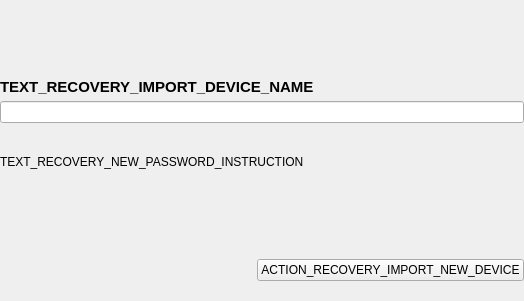
<?xml version="1.0" encoding="UTF-8"?>
<ui version="4.0">
 <class>DeviceRecoveryWidget</class>
 <widget class="QWidget" name="DeviceRecoveryWidget">
  <property name="geometry">
   <rect>
    <x>0</x>
    <y>0</y>
    <width>524</width>
    <height>301</height>
   </rect>
  </property>
  <property name="windowTitle">
   <string>Form</string>
  </property>
  <layout class="QVBoxLayout" name="verticalLayout">
   <property name="spacing">
    <number>20</number>
   </property>
   <property name="leftMargin">
    <number>0</number>
   </property>
   <property name="topMargin">
    <number>20</number>
   </property>
   <property name="rightMargin">
    <number>0</number>
   </property>
   <property name="bottomMargin">
    <number>20</number>
   </property>
   <item>
    <widget class="QLabel" name="label">
     <property name="text">
      <string></string>
     </property>
     <property name="wordWrap">
      <bool>true</bool>
     </property>
    </widget>
   </item>
   <item>
    <layout class="QVBoxLayout" name="verticalLayout_2">
     <property name="spacing">
      <number>5</number>
     </property>
     <item>
      <widget class="QLabel" name="label_2">
       <property name="font">
        <font>
         <pointsize>11</pointsize>
         <weight>75</weight>
         <bold>true</bold>
        </font>
       </property>
       <property name="text">
        <string>TEXT_RECOVERY_IMPORT_DEVICE_NAME</string>
       </property>
      </widget>
     </item>
     <item>
      <widget class="ValidatedLineEdit" name="line_edit_new_label"/>
     </item>
    </layout>
   </item>
   <item>
    <widget class="QLabel" name="label_3">
     <property name="text">
      <string>TEXT_RECOVERY_NEW_PASSWORD_INSTRUCTION</string>
     </property>
     <property name="wordWrap">
      <bool>true</bool>
     </property>
    </widget>
   </item>
   <item>
    <widget class="PasswordChoiceWidget" name="widget_new_password" native="true"/>
   </item>
   <item>
    <layout class="QHBoxLayout" name="horizontalLayout_2">
     <property name="leftMargin">
      <number>0</number>
     </property>
     <property name="rightMargin">
      <number>0</number>
     </property>
     <item>
      <spacer name="horizontalSpacer_3">
       <property name="orientation">
        <enum>Qt::Horizontal</enum>
       </property>
       <property name="sizeHint" stdset="0">
        <size>
         <width>40</width>
         <height>20</height>
        </size>
       </property>
      </spacer>
     </item>
     <item>
      <widget class="QPushButton" name="button_create_device">
       <property name="cursor">
        <cursorShape>PointingHandCursor</cursorShape>
       </property>
       <property name="text">
        <string>ACTION_RECOVERY_IMPORT_NEW_DEVICE</string>
       </property>
      </widget>
     </item>
    </layout>
   </item>
  </layout>
 </widget>
 <customwidgets>
  <customwidget>
   <class>PasswordChoiceWidget</class>
   <extends>QWidget</extends>
   <header>parsec.core.gui.password_validation</header>
   <container>1</container>
  </customwidget>
  <customwidget>
   <class>ValidatedLineEdit</class>
   <extends>QLineEdit</extends>
   <header>parsec.core.gui.input_widgets</header>
  </customwidget>
 </customwidgets>
 <resources/>
 <connections/>
</ui>
